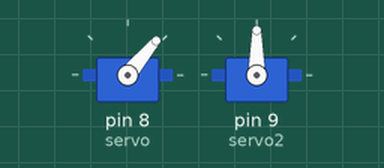
Simulated run of this sketch. Board: Arduino Uno, built with avr-gcc and run on an emulated ATmega328P. On the bench: 2 × servo.

Above: at 0.05 s.
At 3.0 s:
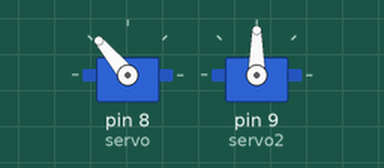
At 6.0 s:
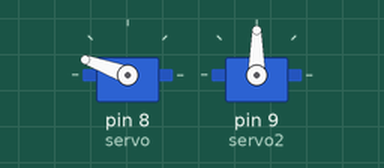
At 12.0 s:
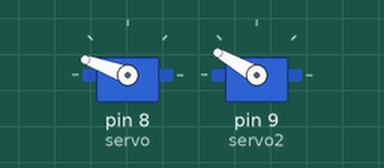
Timing chart, 0 to 15.6 s (numbered marks = the images above):
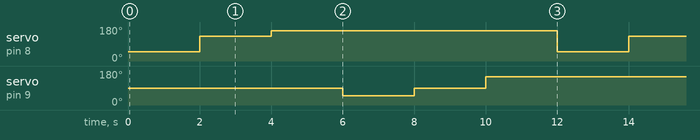

Measured:
- by itself, servo on pin 8 (servo): repeats every 12.0 s: 160° 8.0 s, 50° 2.0 s, 130° 2.0 s
- by itself, servo on pin 9 (servo2): repeats every 12.0 s: 90° 2.0 s, 150° 8.0 s, 50° 2.0 s

The sketch:

servoprueba.ino
```cpp
#include <Servo.h>
Servo servo;
Servo servo2;
void setup() {
  // put your setup code here, to run once:
 servo.attach(8);
 servo2.attach(9);
}

void loop() {
  // put your main code here, to run repeatedly:
 servo.write(50);
 delay(2000);
  servo.write(130);
 delay(2000);
 servo.write(160);
 delay(2000);
  servo2.write(50);
  delay(2000);
   servo2.write(90);
  delay(2000);
   servo2.write(150);
  delay(2000);
}
```
